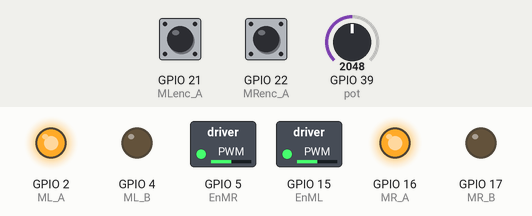
A sketch run on a simulated ESP32. On the bench: switched loads named in the sketch (green lamp = pin HIGH), output pins drawn as LEDs (lit = HIGH). The inputs (shaded band) are chosen by the test bench; at power-on: GPIO 39 (pot) = 2048, GPIO 21 (MLenc_A) HIGH, GPIO 22 (MRenc_A) HIGH. What the sketch prints to the serial monitor is not drawn.

Above: at 1.2 s.
1.3 s: GPIO 39 (pot) set to 2866
At 1.6 s:
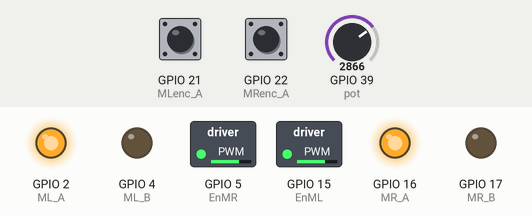
2.8 s: GPIO 39 (pot) set to 3603
At 3.9 s:
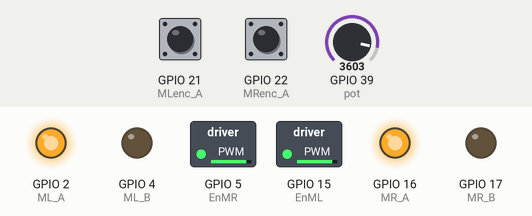
4.3 s: GPIO 39 (pot) set to 491
At 5.1 s:
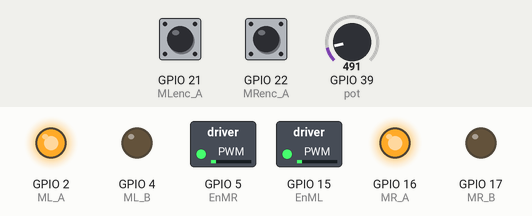
5.8 s: GPIO 39 (pot) set to 0
At 6.2 s:
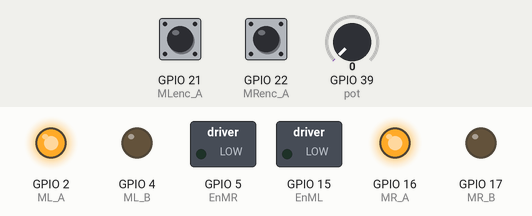
Timing chart, 0 to 8.3 s (numbered marks = the images above; inputs shaded):
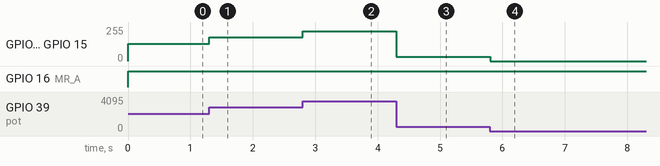

Measured:
- after the input at 1.3 s, GPIO 5 (EnMR), GPIO 15 (EnML): 128/255 → 178/255 at once
- after the input at 2.8 s, GPIO 5 (EnMR), GPIO 15 (EnML): 178/255 → 224/255 at once
- after the input at 4.3 s, GPIO 5 (EnMR), GPIO 15 (EnML): 224/255 → 31/255 at once
- after the input at 5.8 s, GPIO 5 (EnMR), GPIO 15 (EnML): 31/255 → 0/255 at once

The sketch:

25-Odometria.ino
```cpp
#include <math.h>

#define pot 39

#define PI 3.14159265358979323846

#define EnML 15
#define ML_A 2
#define ML_B 4

#define EnMR 5
#define MR_A 16
#define MR_B 17

#define MLenc_A 21 // Amarillo
#define MLenc_B 19 // Blanco
#define MRenc_A 22 // Amarillo
#define MRenc_B 23 // Blanco

// Configurando los parámetros de PWM
const int frecuencia = 10000;
const int canal_L = 0;
const int canal_R = 1;
const int resolucion = 12;
int vel;

volatile long L_pulses = 0;
volatile long R_pulses = 0;

volatile long CurrentPulsesL = 0;
volatile long PreviousPulsesL = 0;
volatile long DeltaPulsesL = 0;

volatile long CurrentPulsesR = 0;
volatile long PreviousPulsesR = 0;
volatile long DeltaPulsesR = 0;

volatile unsigned CurrentTime = 0;
volatile unsigned PreviousTime = 0;
double DeltaTime = 0;

float N = 562.0;
float diameter = 7.0;   //Diametro en cm

float rps_L;
float WL = 0.0;
float VL = 0.0;

float rps_R;
float WR = 0.0;
float VR = 0.0;

float DC, DL, DR;
float x = 0.0;
float y = 0.0;
float phi = 0.0;
float thetha = 0.0;
float L = 17.5;


//----------setup-------------
void setup() {
  pinMode(EnML, OUTPUT);
  pinMode(ML_A, OUTPUT);
  pinMode(ML_B, OUTPUT);

  pinMode(EnMR, OUTPUT);
  pinMode(MR_A, OUTPUT);
  pinMode(MR_B, OUTPUT);

  ledcSetup(canal_L, frecuencia, resolucion);
  ledcSetup(canal_R, frecuencia, resolucion);

  ledcAttachPin(EnML, canal_L);
  ledcAttachPin(EnMR, canal_R);

  pinMode(MLenc_A, INPUT);
  pinMode(MLenc_B, INPUT);

  pinMode(MRenc_A, INPUT);
  pinMode(MRenc_B, INPUT);

  attachInterrupt(MLenc_A, encoderL, RISING);
  attachInterrupt(MRenc_A, encoderR, RISING);

  Serial.begin(115200);

}

//-----------------loop------------------------
void loop() {

  if (x > -90){
    Back();
  }
  else {
    Stop();
  }

  speeds();

vel = analogRead(pot);

  ledcWrite(canal_L, vel);//1550);
  ledcWrite(canal_R, vel);//2550);

//  Serial.println(frecuencia);

}


//--------------funciones--------------------
void Forward(){
  digitalWrite(ML_A, LOW);
  digitalWrite(ML_B, HIGH);
  digitalWrite(MR_A, LOW);
  digitalWrite(MR_B, HIGH);
}

void Back(){
  digitalWrite(ML_A, HIGH);
  digitalWrite(ML_B, LOW);
  digitalWrite(MR_A, HIGH);
  digitalWrite(MR_B, LOW);
}

void Stop(){
  digitalWrite(ML_A, LOW);
  digitalWrite(ML_B, LOW);
  digitalWrite(MR_A, LOW);
  digitalWrite(MR_B, LOW);
}

void encoderL(){
  if (digitalRead(MLenc_B) == HIGH){     // si B es HIGH, sentido horario
    L_pulses++ ;        // incrementa POSICION en 1
  }
  else {          // si B es LOW, sentido anti horario
    L_pulses-- ;        // decrementa POSICION en 1
  }

  CurrentPulsesL = L_pulses;
}

void encoderR(){
  if (digitalRead(MRenc_B) == HIGH){     // si B es HIGH, sentido horario
    R_pulses-- ;        // incrementa POSICION en 1
  }
  else {          // si B es LOW, sentido anti horario
    R_pulses++ ;        // decrementa POSICION en 1
  }

  CurrentPulsesR = R_pulses;
}

void speeds(){
  CurrentTime = micros();
  //Se divide entre 100,000 para tener la lectura cada 0.1 segundos
  DeltaTime = (double)(CurrentTime - PreviousTime)/100000.0;

  DeltaPulsesR = CurrentPulsesR - PreviousPulsesR;
  rps_R = 10*(float)(DeltaPulsesR/N);
  WR = 2 * PI * rps_R;
  VR = WR * 0.5 * diameter;

  DeltaPulsesL = CurrentPulsesL - PreviousPulsesL;
  rps_L = 10*(float)(DeltaPulsesL/N);
  WL = 2 * PI * rps_L;
  VL = WL * 0.5 * diameter;

  if (DeltaTime > 1.0){
    PreviousTime = CurrentTime;
    PreviousPulsesR = CurrentPulsesR;
    PreviousPulsesL = CurrentPulsesL;
    printValues();
    odometria();
  }

}

void odometria(){

  //Distancia recorrida rueda izquierda
  DL = PI * diameter * (float)(DeltaPulsesL/N);

  //Distancia recorrida rueda izquierda
  DR = PI * diameter * (float)(DeltaPulsesR/N);

  //Distancia del robot
  DC = (DR + DL)/2;

  //Ecuaciones
  x = x + DC * cos(phi);
  y = y + DC * sin(phi);

  phi = phi + ((DR - DL)/L);
  phi = atan2(sin(phi),cos(phi));
  thetha = phi/PI *180;
}

void printValues(){
//  Serial.print("rps_L: ");
//  Serial.print(rps_L);
//
//  Serial.print("  WL: ");
//  Serial.print(WL);
//
//  Serial.print("  Delta: ");
//  Serial.print(DeltaPulsesL);
//
//  Serial.print("  DC: ");
//  Serial.print(DC);

  Serial.print("  X: ");
  Serial.print(x);

  Serial.print("  y: ");
  Serial.println(y);

  //Serial.print("  Thetha: ");
  //Serial.println(thetha);

//  Serial.print("  phi: ");
//  Serial.println(phi);

}
```
